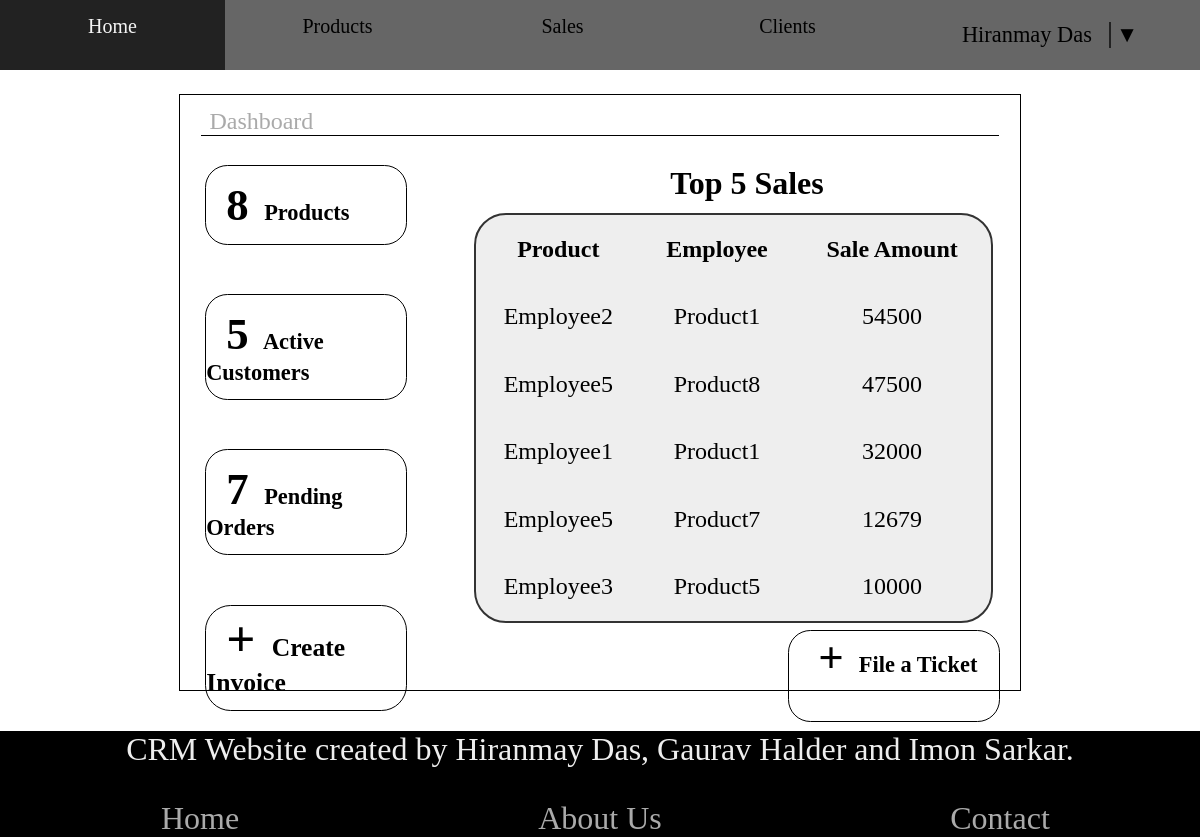
The app's page /home.php with its own data.
### tables this page shows
CREATE TABLE `sales` (
  `sale_id` int(11) NOT NULL,
  `product_id` int(11) NOT NULL,
  `seller_id` int(11) NOT NULL,
  `buyer_id` int(11) NOT NULL,
  `sale_date` timestamp NOT NULL DEFAULT current_timestamp(),
  `cost` bigint(20) NOT NULL,
  `status` varchar(15) NOT NULL DEFAULT 'ongoing'
);

CREATE TABLE `users` (
  `u_id` int(11) NOT NULL,
  `name` varchar(20) NOT NULL,
  `email` varchar(50) NOT NULL,
  `password` varchar(255) NOT NULL,
  `contact_no` varchar(13) NOT NULL,
  `reg_date` timestamp NOT NULL DEFAULT current_timestamp(),
  `last_updated` timestamp ON UPDATE current_timestamp() NOT NULL DEFAULT current_timestamp()
);

CREATE TABLE `products` (
  `p_id` int(11) NOT NULL,
  `name` varchar(30) NOT NULL,
  `provider` varchar(30) NOT NULL,
  `price` bigint(20) NOT NULL,
  `warranty` int(11) NOT NULL,
  `added_on` timestamp NOT NULL DEFAULT current_timestamp(),
  `last_modified` timestamp NOT NULL DEFAULT current_timestamp(),
  `specification` varchar(10000) DEFAULT NULL
);

### php_functions.php (called while the page is built, shortened)
<?php
function get_sql_conn()
{
    $conn = mysqli_connect("127.0.0.1", "root", "", "CRM");
    return $conn;
}
function get_product_count()
{
    $conn = get_sql_conn();
    $sql = "select * from products";
    $result = mysqli_query($conn, $sql);
    return mysqli_num_rows($result);
}
function get_product($p_id)
{
    $conn = get_sql_conn();
    $sql = "select name from products where p_id='$p_id'";
    $result = mysqli_query($conn, $sql);
    return mysqli_fetch_object($result)->name;
}
function get_active_customers()
{
    $conn = get_sql_conn();
    $sql = "select * from clients where status='active'";
    $result = mysqli_query($conn, $sql);
    return $result;
}
function get_ongoing_sales_count()
{
    $conn = get_sql_conn();
    $sql = "select * from sales where status='ongoing'";
    $result = mysqli_query($conn, $sql);
    return mysqli_num_rows($result);
}
function get_highest_sales()
{
    $conn = get_sql_conn();
    $sql = "select * from sales where status='closed' order by cost desc limit 5";
    $result = mysqli_query($conn, $sql);
    return $result;
}
function get_emp_name($u_id)
{
    $conn = get_sql_conn();
    $sql = "select name from users where u_id='$u_id'";
    $result = mysqli_query($conn, $sql);
    return mysqli_fetch_object($result)->name;
}

### home.php (the view, shortened to what this page needs)
<?php
$active = "home";
include("meta.php");
include("header.php");
include("php_functions.php");
?>
<main class="main-container">
    <div class="content-container">
        <h2>
            Dashboard
        </h2>
        <a class="home-links left-side">
            <span class="counts"><?php echo get_product_count(); ?></span> Products
        </a>
        <a class="home-links left-side">
            <span class="counts"><?php echo mysqli_num_rows(get_active_customers()); ?></span> Active Customers
        </a>
        <a class="home-links left-side ">
            <span class="counts"><?php echo get_ongoing_sales_count(); ?></span> Pending Orders
        </a>
        <a class="home-links left-side invoice-card">
            <span class="counts">+</span> Create Invoice
        </a>
        <div class="containers">
            <h2>Top 5 Sales</h2>
            <table class="sales-table">
                <tr class="sales-row">
                    <th class="sales-cell">Product</th>
                    <th class="sales-cell">Employee</th>
                    <th class="sales-cell">Sale Amount</th>
                </tr>
                <?php
                $result = get_highest_sales();
                while ($fetch = mysqli_fetch_object($result)) {
                ?>
                <tr class="sales-row">
                    <td class="sales-cell"><?php echo get_emp_name($fetch->seller_id); ?></td>
                    <td class="sales-cell"><?php echo get_product($fetch->product_id); ?></td>
                    <td class="sales-cell"><?php echo $fetch->cost; ?></td>
                </tr>
                <?php } ?>
            </table>
        </div>
        <a class="home-links right-side ticket-card">
            <span class="counts">+</span> File a Ticket
        </a>
    </div>
</main>
<?php
include("footer.php");
?>

### meta.php (shortened to what this page needs)
<!DOCTYPE html>
<html lang="en">
<head>
    <link rel="stylesheet" href="styles/styles.css?<?php echo time(); ?>">
</head>

### header.php (shortened to what this page needs)
<?php
include_once("meta.php");
?>
<body class="home-grid">
    <header>
        <div class="header-grid">
            <nav class="header-menu" id="header-nav-menu">
                <a class="header-link <?php echo $active == "home" ? "active" : ""; ?>" href="home.php">Home</a>
                <a class="header-link <?php echo $active == "products" ? "active" : ""; ?>"
                    href="products.php">Products</a>
                <a class="header-link <?php echo $active == "sales" ? "active" : ""; ?>" href="sales.php">Sales</a>
                <a class="header-link <?php echo $active == "clients" ? "active" : ""; ?>"
                    href="clients.php">Clients</a>
            </nav>
            <nav class="user-menu">
                <?php echo isset($_SESSION["username"]) ? htmlspecialchars($_SESSION["username"]) : "Hiranmay Das" ?>
                <span class="dropdown-bttn">
                    &#9660;
                </span>
            </nav>
        </div>
    </header>

### footer.php
<footer>
    <div class="footer">
        <div class="creator-name">
            CRM Website created by Hiranmay Das, Gaurav Halder and Imon Sarkar.
        </div>
        <nav class="footer-menu">
            <a class="footer-link" href="home.php">Home</a>
            <a class="footer-link" href="#" onclick="alert('Just For Show')">About Us</a>
            <a class="footer-link" href="#" onclick="alert('Just For Show')">Contact</a>
        </nav>
    </div>
</footer>
</body>
</html>

### styles/styles.css (style rules this page uses)
body { margin: 0; }
a { text-decoration: none; }
.home-grid { min-height: 100vh; display:grid; grid-template-rows: auto 1fr auto; }
footer { grid-row:3/4; box-sizing: border-box; }
.footer { width: 100%; align-items: center; background-color:black; color: #eee; }
.creator-name { display: block; text-align: center; font-size: 2em; margin-bottom: 1em; }
.footer-menu { display:grid; grid-template-columns: repeat(auto-fit, minmax(33%,1fr)); place-items: center; }
.footer-link { font-size: 2em; list-style-type: none; color: #aaa; }
.header-grid { display: grid; grid-template-columns: 3fr 1fr; grid-template-rows: 70px; background-color:#666; color: white; }
.header-menu { display: grid; grid-template-columns: repeat(auto-fit, minmax(25%, 1fr)); grid-template-rows: 1fr; place-items:center; overflow:hidden; }
.header-link { list-style-type:none; font-size: 20px; height: 100%; width: 100%; text-align: center; color:#000; padding-top: 13%; }
.user-menu { display: inline-flex; color: black; justify-content: center; align-items: center; position: relative; font-size: 1.4em; }
.dropdown-bttn { border-left:#222 2px solid; padding-left: 5px; margin-left: 17px; }
.active { background-color:#bbb; }
.main-container { width:70%; margin: 2% auto auto; border: black 1px solid; height: 90%; }
.content-container { display:grid; width: 100%; height: 100%; grid-template-rows: repeat(5, 1fr); grid-template-columns: repeat(3, 1fr); gap: 5%; }
.content-container > h2 { font-weight: normal; color:#aaa; border-bottom: 1px black solid; padding-left: 1%; padding-top: 1.5%; width: 94%; margin:auto; grid-row: 1/1; grid-column:1/4; }
.counts { padding: 0; font-weight:bold; font-size: 2em; padding-left: 10%; padding-right: 5%; }
.home-links { display:block; padding-bottom: 5%; padding-top: 5%; font-size: 1.4em; font-weight: bold; border: 1px black solid; border-radius: 1em; }
.left-side { margin: 0 10% 8%; }
.right-side { margin: 10% 8% 4%; padding: 0% 4% 4%; grid-column: 3/4; }
.containers { grid-column : 2/4; grid-row: 2/5; width: 100%; box-sizing: border-box; }
.containers > h2 { margin: 0; font-size: 2em; padding-bottom: 2%; text-align:center; }
.sales-table { width: 95%; height: 100%; border: 2px #333 solid; margin-right: 5%; background-color:#eee; border-radius: 2em; border-spacing: 0; }
.sales-cell { font-size: 150%; text-align:center; }
.invoice-card { grid-column: 1/2; font-size: 1.6em; padding-top: 1.3%; }

### records on screen
sales: seller.name "Employee2", product.name "Product1", cost "54500"
sales: seller.name "Employee5", product.name "Product8", cost "47500"
sales: seller.name "Employee1", product.name "Product1", cost "32000"
sales: seller.name "Employee5", product.name "Product7", cost "12679"
sales: seller.name "Employee3", product.name "Product5", cost "10000"

### other values on screen
get_product_count() "8"
mysqli_num_rows(get_active_customers()) "5"
get_ongoing_sales_count() "7"
